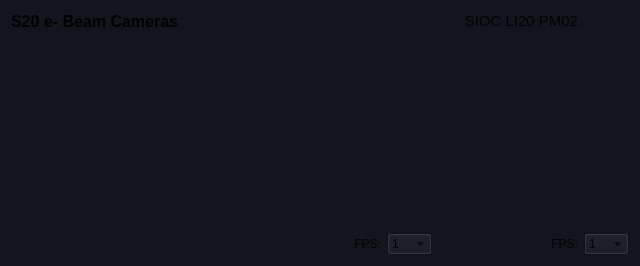
     <widget class="QFrame" name="frame_cameras">
      <property name="geometry">
       <rect>
        <x>545</x>
        <y>350</y>
        <width>640</width>
        <height>266</height>
       </rect>
      </property>
      <property name="styleSheet">
       <string notr="true">background-color: rgb(20,20,30);</string>
      </property>
      <property name="frameShape">
       <enum>QFrame::NoFrame</enum>
      </property>
      <property name="frameShadow">
       <enum>QFrame::Raised</enum>
      </property>
      <layout class="QGridLayout" name="gridLayout">
       <item row="0" column="3">
        <widget class="QLabel" name="label_37">
         <property name="maximumSize">
          <size>
           <width>140</width>
           <height>25</height>
          </size>
         </property>
         <property name="font">
          <font>
           <pointsize>11</pointsize>
          </font>
         </property>
         <property name="text">
          <string>SIOC LI20 PM02</string>
         </property>
         <property name="alignment">
          <set>Qt::AlignRight|Qt::AlignTrailing|Qt::AlignVCenter</set>
         </property>
        </widget>
       </item>
       <item row="0" column="0">
        <widget class="QLabel" name="label_36">
         <property name="maximumSize">
          <size>
           <width>16777215</width>
           <height>25</height>
          </size>
         </property>
         <property name="font">
          <font>
           <pointsize>12</pointsize>
           <weight>75</weight>
           <bold>true</bold>
          </font>
         </property>
         <property name="text">
          <string>S20 e- Beam Cameras</string>
         </property>
         <property name="alignment">
          <set>Qt::AlignLeading|Qt::AlignLeft|Qt::AlignVCenter</set>
         </property>
        </widget>
       </item>
       <item row="4" column="3">
        <widget class="QLabel" name="label_6">
         <property name="sizePolicy">
          <sizepolicy hsizetype="Minimum" vsizetype="Preferred">
           <horstretch>0</horstretch>
           <verstretch>0</verstretch>
          </sizepolicy>
         </property>
         <property name="text">
          <string>FPS:</string>
         </property>
         <property name="alignment">
          <set>Qt::AlignRight|Qt::AlignTrailing|Qt::AlignVCenter</set>
         </property>
        </widget>
       </item>
       <item row="1" column="0" colspan="5">
        <widget class="PyDMDrawingLine" name="PyDMDrawingLine">
         <property name="minimumSize">
          <size>
           <width>0</width>
           <height>10</height>
          </size>
         </property>
         <property name="maximumSize">
          <size>
           <width>16777215</width>
           <height>10</height>
          </size>
         </property>
         <property name="toolTip">
          <string/>
         </property>
         <property name="brush" stdset="0">
          <brush brushstyle="SolidPattern">
           <color alpha="255">
            <red>200</red>
            <green>200</green>
            <blue>200</blue>
           </color>
          </brush>
         </property>
         <property name="penColor" stdset="0">
          <color>
           <red>80</red>
           <green>80</green>
           <blue>80</blue>
          </color>
         </property>
         <property name="penWidth" stdset="0">
          <double>1.000000000000000</double>
         </property>
        </widget>
       </item>
       <item row="0" column="4">
        <widget class="PyDMDrawingCircle" name="hb_indicator_3">
         <property name="minimumSize">
          <size>
           <width>15</width>
           <height>15</height>
          </size>
         </property>
         <property name="maximumSize">
          <size>
           <width>20</width>
           <height>20</height>
          </size>
         </property>
         <property name="toolTip">
          <string/>
         </property>
         <property name="alarmSensitiveContent" stdset="0">
          <bool>true</bool>
         </property>
         <property name="channel" stdset="0">
          <string>SIOC:LI20:PM02:HEARTBEATSUM</string>
         </property>
         <property name="brush" stdset="0">
          <brush brushstyle="SolidPattern">
           <color alpha="255">
            <red>0</red>
            <green>255</green>
            <blue>0</blue>
           </color>
          </brush>
         </property>
        </widget>
       </item>
       <item row="2" column="3" colspan="2">
        <widget class="PyDMImageView" name="live_DTOTR2">
         <property name="sizePolicy">
          <sizepolicy hsizetype="Preferred" vsizetype="Preferred">
           <horstretch>0</horstretch>
           <verstretch>0</verstretch>
          </sizepolicy>
         </property>
         <property name="toolTip">
          <string/>
         </property>
         <property name="colorMap" stdset="0">
          <enum>PyDMImageView::Jet</enum>
         </property>
         <property name="readingOrder" stdset="0">
          <enum>PyDMImageView::Fortranlike</enum>
         </property>
         <property name="imageChannel" stdset="0">
          <string>CAMR:LI20:107:Image:ArrayData</string>
         </property>
         <property name="widthChannel" stdset="0">
          <string>CAMR:LI20:107:Image:ArraySize0_RBV</string>
         </property>
         <property name="maxRedrawRate" stdset="0">
          <number>10</number>
         </property>
         <property name="showAxes" stdset="0">
          <bool>false</bool>
         </property>
        </widget>
       </item>
       <item row="4" column="1">
        <widget class="QLabel" name="label_5">
         <property name="text">
          <string>FPS:</string>
         </property>
         <property name="alignment">
          <set>Qt::AlignRight|Qt::AlignTrailing|Qt::AlignVCenter</set>
         </property>
        </widget>
       </item>
       <item row="2" column="0" colspan="3">
        <widget class="QFrame" name="frame_SYAG">
         <property name="styleSheet">
          <string notr="true">background-color: rgb(20,20,30);</string>
         </property>
         <property name="frameShape">
          <enum>QFrame::NoFrame</enum>
         </property>
         <property name="frameShadow">
          <enum>QFrame::Plain</enum>
         </property>
        </widget>
       </item>
       <item row="4" column="2">
        <widget class="QComboBox" name="fps_SYAG">
         <property name="minimumSize">
          <size>
           <width>45</width>
           <height>0</height>
          </size>
         </property>
         <property name="maximumSize">
          <size>
           <width>45</width>
           <height>16777215</height>
          </size>
         </property>
         <property name="currentText">
          <string>1</string>
         </property>
         <item>
          <property name="text">
           <string>1</string>
          </property>
         </item>
         <item>
          <property name="text">
           <string>2</string>
          </property>
         </item>
         <item>
          <property name="text">
           <string>5</string>
          </property>
         </item>
         <item>
          <property name="text">
           <string>10</string>
          </property>
         </item>
        </widget>
       </item>
       <item row="4" column="4">
        <widget class="QComboBox" name="fps_DTOTR2">
         <property name="minimumSize">
          <size>
           <width>45</width>
           <height>0</height>
          </size>
         </property>
         <property name="maximumSize">
          <size>
           <width>45</width>
           <height>16777215</height>
          </size>
         </property>
         <property name="currentText">
          <string>1</string>
         </property>
         <item>
          <property name="text">
           <string>1</string>
          </property>
         </item>
         <item>
          <property name="text">
           <string>2</string>
          </property>
         </item>
         <item>
          <property name="text">
           <string>5</string>
          </property>
         </item>
         <item>
          <property name="text">
           <string>10</string>
          </property>
         </item>
        </widget>
       </item>
      </layout>
     </widget>
